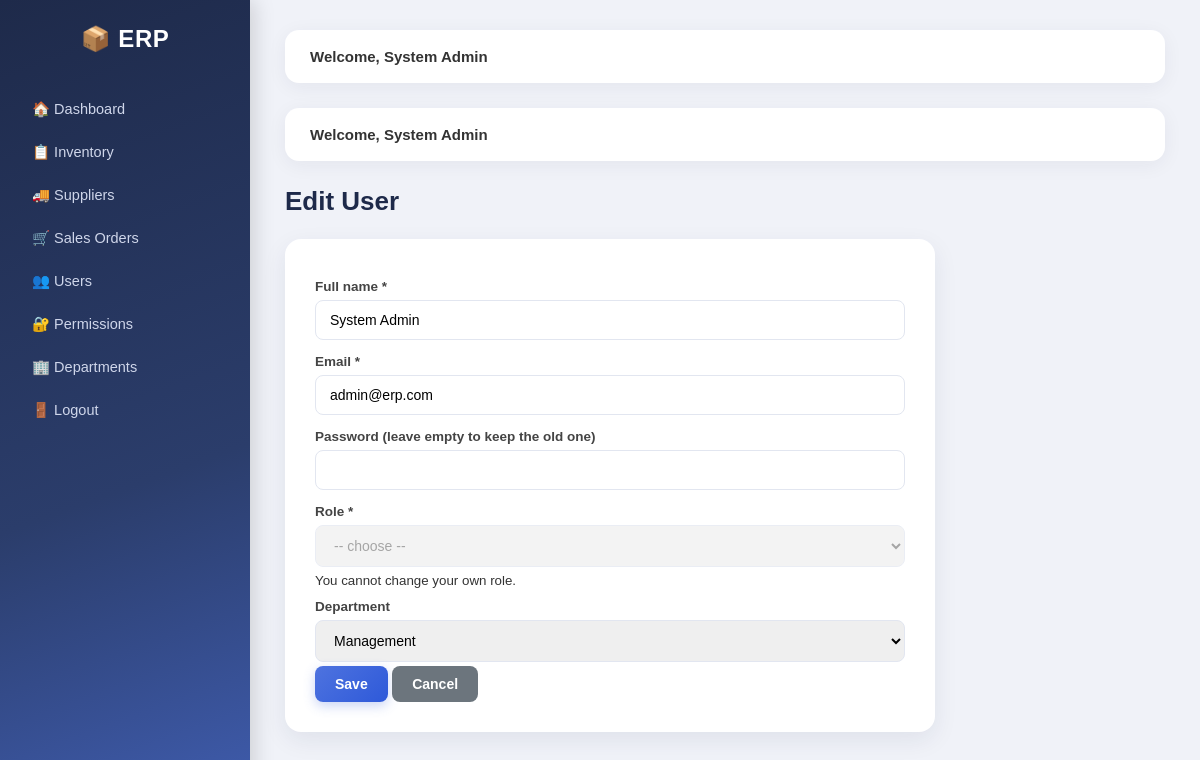
Page /users/form.php?id=1 (signed in) on the committed database.
### tables this page shows
CREATE TABLE `users` (
  `id` int(11) NOT NULL,
  `full_name` varchar(100) NOT NULL,
  `email` varchar(100) NOT NULL,
  `password` varchar(255) NOT NULL,
  `role_id` int(11) NOT NULL,
  `department_id` int(11) DEFAULT NULL,
  `created_at` timestamp NOT NULL DEFAULT current_timestamp()
);

CREATE TABLE `departments` (
  `id` int(11) NOT NULL,
  `name` varchar(100) NOT NULL
);

### users/form.php (the view, shortened to what this page needs)
<?php
require '../includes/auth.php';
$id = (int)($_GET['id'] ?? 0);
$u = ['full_name' => '', 'email' => '', 'role_id' => '', 'department_id' => ''];
if ($id) {
    $stmt = $pdo->prepare("SELECT * FROM users WHERE id=?");
    $stmt->execute([$id]);
    $u = $stmt->fetch(PDO::FETCH_ASSOC);
}
$isSelf = ($id === (int)$_SESSION['user_id']);
$depts = $pdo->query("SELECT * FROM departments ORDER BY name")->fetchAll(PDO::FETCH_ASSOC);
require '../includes/header.php';
?>
<h1><?= $id ? 'Edit' : 'Add' ?> User</h1>
<div class="form-box">
  <form method="POST">
    <label>Full name *</label>
    <input type="text" name="full_name" value="<?= htmlspecialchars($u['full_name']) ?>" required>
    <label>Email *</label>
    <input type="text" name="email" value="<?= htmlspecialchars($u['email']) ?>" required>
    <label>Password <?= $id ? '(leave empty to keep the old one)' : '*' ?></label>
    <input type="password" name="password" <?= $id ? '' : 'required' ?>>
    <label>Role *</label>
    <select name="role_id" <?= $isSelf ? 'disabled' : '' ?>>
      <option value="">-- choose --</option>
    </select>
    <?php if ($isSelf): ?><small>You cannot change your own role.</small><br><?php endif; ?>
    <label>Department</label>
    <select name="department_id">
      <?php foreach ($depts as $d): ?>
        <option value="<?= $d['id'] ?>" <?= $u['department_id'] == $d['id'] ? 'selected' : '' ?>><?= htmlspecialchars($d['name']) ?></option>
      <?php endforeach; ?>
    </select>
    <button class="btn">Save</button>
    <a class="btn gray" href="index.php">Cancel</a>
  </form>
</div>
<?php require '../includes/footer.php'; ?>

### assets/css/style.css (style rules this page uses)
* { margin:0; padding:0; box-sizing:border-box; }
body { font-family:'Poppins', sans-serif; background:#f0f2f8; display:flex; min-height:100vh; color:#333; }
.btn { display:inline-block; padding:10px 20px; background:linear-gradient(135deg,#4e73df,#2e59d9); color:#fff; border:none; border-radius:8px; text-decoration:none; cursor:pointer; font-family:inherit; font-weight:600; font-size:14px; transition:all .25s ease; box-shadow:0 4px 12px rgba(78,115,223,.3); }
.btn.gray { background:#6c757d; box-shadow:none; }
.form-box { background:#fff; padding:30px; border-radius:16px; max-width:650px; box-shadow:0 8px 25px rgba(30,42,74,.08); animation:fadeUp .4s ease; }
.form-box label { font-weight:600; font-size:13.5px; color:#444; display:block; margin-top:10px; }
input, select, textarea { width:100%; padding:11px 14px; margin:6px 0 4px; border:1.5px solid #e2e6f0; border-radius:8px; font-family:inherit; font-size:14px; transition:border .2s ease, box-shadow .2s ease; }
h1 { margin-bottom:22px; color:#1e2a4a; font-weight:700; font-size:26px; }

### rows in the picture
users: full_name "System Admin", email "admin@erp.com", department_id "Management"

### other values in the picture
$_SESSION['full_name'] "System Admin"
